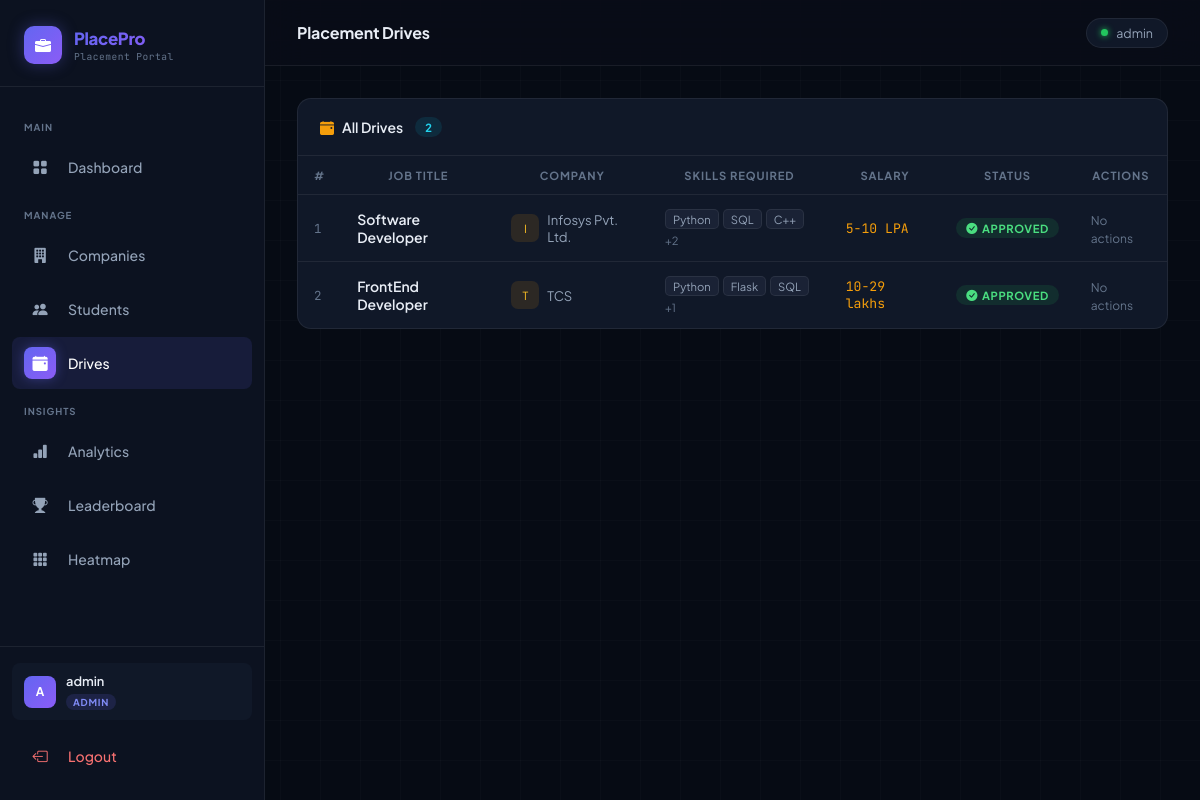
/admin/drives (signed in), run on the app's committed database.
### models.py (models this page shows)
class User(db.Model, UserMixin):
    id = db.Column(db.Integer, primary_key=True)
    username = db.Column(db.String(80), unique=True, nullable=False)
    email = db.Column(db.String(120), unique=True, nullable=False)
    password = db.Column(db.String(200), nullable=False)
    role = db.Column(db.String(20), nullable=False)
    is_active = db.Column(db.Boolean, default=True)
    created_at = db.Column(db.DateTime, default=datetime.utcnow)

class PlacementDrive(db.Model):
    id                   = db.Column(db.Integer, primary_key=True)
    company_id           = db.Column(db.Integer, db.ForeignKey('company.id'), nullable=False)
    job_title            = db.Column(db.String(100), nullable=False)
    job_description      = db.Column(db.Text)
    eligibility_criteria = db.Column(db.Text)
    required_skills      = db.Column(db.String(200))
    experience_required  = db.Column(db.String(100))
    salary_range         = db.Column(db.String(100))
    deadline             = db.Column(db.DateTime)
    status               = db.Column(db.String(20), default='Pending')
    created_at           = db.Column(db.DateTime, default=datetime.utcnow)
    company              = db.relationship('Company', backref='drives')

class Company(db.Model):
    id              = db.Column(db.Integer, primary_key=True)
    user_id         = db.Column(db.Integer, db.ForeignKey('user.id'), nullable=False)
    company_name    = db.Column(db.String(100), nullable=False)
    industry        = db.Column(db.String(100))
    hr_contact      = db.Column(db.String(100))
    website         = db.Column(db.String(200))
    approval_status = db.Column(db.String(20), default='Pending')
    is_blacklisted  = db.Column(db.Boolean, default=False)
    user            = db.relationship('User', backref='company_profile')

### app.py (the view)
@app.route('/admin/drives')
@login_required
@admin_required
def admin_drives():
    return render_template('admin/drives.html', drives=PlacementDrive.query.all())

### app.py (called while the page is built)
@login_manager.user_loader
def load_user(user_id):
    return User.query.get(int(user_id))

def admin_required(f):
    @wraps(f)
    def decorated(*args, **kwargs):
        if not current_user.is_authenticated or current_user.role != 'admin':
            flash('Admin access only.', 'danger')
            return redirect(url_for('login'))
        return f(*args, **kwargs)
    return decorated

### templates/admin/drives.html (shortened to what this page needs)
{% extends 'base.html' %}
{% block page_title %}Placement Drives{% endblock %}
{% block content %}
<div class="card fade-up">
  <div class="card-header">
    <div style="display:flex;align-items:center;gap:8px;">
      <i class="bi bi-calendar-event-fill" style="color:var(--amber);"></i>
      <span>All Drives</span>
      <span class="badge badge-info" style="margin-left:4px;">{{ drives|length }}</span>
    </div>
  </div>
  <div class="table-wrap">
    <table>
      <thead>
        <tr>
          <th>#</th>
          <th>Job Title</th>
          <th>Company</th>
          <th>Skills Required</th>
          <th>Salary</th>
          <th>Status</th>
          <th>Actions</th>
        </tr>
      </thead>
      <tbody>
        {% for d in drives %}
        <tr>
          <td style="color:var(--muted);font-family:'JetBrains Mono',monospace;font-size:0.78rem;">{{ d.id }}</td>
          <td style="font-weight:600;font-size:0.875rem;">{{ d.job_title }}</td>
          <td>
            <div style="display:flex;align-items:center;gap:8px;">
              <div style="width:28px;height:28px;border-radius:7px;background:rgba(245,158,11,0.12);
                        display:grid;place-items:center;font-size:0.7rem;color:#fbbf24;flex-shrink:0;">
                {{ d.company.company_name[0].upper() }}
              </div>
              <span style="font-size:0.82rem;color:var(--muted2);">{{ d.company.company_name }}</span>
            </div>
          </td>
          <td style="max-width:200px;">
            <div style="display:flex;flex-wrap:wrap;gap:4px;">
              {% if d.required_skills %}
              {% for skill in d.required_skills.split(',')[:3] %}
              <span style="background:var(--surface2);border:1px solid var(--border);border-radius:5px;
                         padding:2px 7px;font-size:0.7rem;color:var(--muted2);">{{ skill.strip() }}</span>
              {% endfor %}
              {% if d.required_skills.split(',')|length > 3 %}
              <span style="font-size:0.7rem;color:var(--muted);">+{{ d.required_skills.split(',')|length - 3 }}</span>
              {% endif %}
              {% else %}—{% endif %}
            </div>
          </td>
          <td style="font-family:'JetBrains Mono',monospace;font-size:0.82rem;color:var(--amber);">
            {{ d.salary_range or '—' }}
          </td>
          <td>
            <span class="badge badge-{{ d.status | lower }}">
              {% if d.status == 'Approved' %}<i class="bi bi-check-circle-fill"></i>
              {% elif d.status == 'Rejected' %}<i class="bi bi-x-circle-fill"></i>
              {% elif d.status == 'Closed' %}<i class="bi bi-lock-fill"></i>
              {% else %}<i class="bi bi-clock-fill"></i>{% endif %}
              {{ d.status }}
            </span>
          </td>
          <td>
            {% if d.status == 'Pending' %}
            <div style="display:flex;gap:6px;">
              <a href="{{ url_for('approve_drive', id=d.id) }}" class="btn btn-success btn-xs">
                <i class="bi bi-check-lg"></i> Approve
              </a>
              <a href="{{ url_for('reject_drive', id=d.id) }}" class="btn btn-danger btn-xs">
                <i class="bi bi-x-lg"></i> Reject
              </a>
            </div>
            {% else %}
            <span style="font-size:0.75rem;color:var(--muted);">No actions</span>
            {% endif %}
          </td>
        </tr>
        {% endfor %}
      </tbody>
    </table>
  </div>
</div>
{% endblock %}

### templates/base.html (shortened to what this page needs)
<!DOCTYPE html>
<html lang="en">
<head>
    <link href="https://cdn.jsdelivr.net/npm/bootstrap-icons@1.11.0/font/bootstrap-icons.css" rel="stylesheet">
</head>
<body>
    {% if current_user.is_authenticated %}
    <aside class="sidebar">
        <div class="sidebar-brand">
            <div class="brand-icon"><i class="bi bi-briefcase-fill"></i></div>
            <div>
                <div class="brand-name">PlacePro</div>
                <div class="brand-tag">Placement Portal</div>
            </div>
        </div>
        <nav class="sidebar-nav">
            {% if current_user.role == 'admin' %}
            <div class="nav-section-label">Main</div>
            <a href="{{ url_for('admin_dashboard') }}"
                class="nav-link {% if request.endpoint == 'admin_dashboard' %}active{% endif %}">
                <span class="nav-icon"><i class="bi bi-grid-fill"></i></span> Dashboard
            </a>
            <div class="nav-section-label">Manage</div>
            <a href="{{ url_for('admin_companies') }}"
                class="nav-link {% if request.endpoint == 'admin_companies' %}active{% endif %}">
                <span class="nav-icon"><i class="bi bi-building-fill"></i></span> Companies
            </a>
            <a href="{{ url_for('admin_students') }}"
                class="nav-link {% if request.endpoint == 'admin_students' %}active{% endif %}">
                <span class="nav-icon"><i class="bi bi-people-fill"></i></span> Students
            </a>
            <a href="{{ url_for('admin_drives') }}"
                class="nav-link {% if request.endpoint == 'admin_drives' %}active{% endif %}">
                <span class="nav-icon"><i class="bi bi-calendar-event-fill"></i></span> Drives
            </a>
            <div class="nav-section-label">Insights</div>
            <a href="{{ url_for('admin_charts') }}"
                class="nav-link {% if request.endpoint == 'admin_charts' %}active{% endif %}">
                <span class="nav-icon"><i class="bi bi-bar-chart-fill"></i></span> Analytics
            </a>
            <a href="{{ url_for('admin_leaderboard') }}"
                class="nav-link {% if request.endpoint == 'admin_leaderboard' %}active{% endif %}">
                <span class="nav-icon"><i class="bi bi-trophy-fill"></i></span> Leaderboard
            </a>
            <a href="{{ url_for('admin_heatmap') }}"
                class="nav-link {% if request.endpoint == 'admin_heatmap' %}active{% endif %}">
                <span class="nav-icon"><i class="bi bi-grid-3x3-gap-fill"></i></span> Heatmap
            </a>
            {% endif %}
        </nav>
        <div class="sidebar-footer">
            <div class="user-pill" style="margin-bottom:10px;">
                <div class="user-avatar">{{ current_user.username[0].upper() }}</div>
                <div>
                    <div class="user-name">{{ current_user.username }}</div>
                    <span class="role-tag {{ current_user.role }}">{{ current_user.role }}</span>
                </div>
            </div>
            <a href="{{ url_for('logout') }}" class="nav-link danger">
                <span class="nav-icon"><i class="bi bi-box-arrow-left"></i></span> Logout
            </a>
        </div>
    </aside>
    <div class="topbar">
        <div class="page-title">{% block page_title %}{% endblock %}</div>
        <div class="topbar-actions">
            <div class="topbar-chip">
                <div class="online-dot"></div>
                <span style="font-size:0.78rem; color:var(--muted2);">{{ current_user.username }}</span>
            </div>
        </div>
    </div>
    <main class="main-content">
        <div class="page-body">
            {% else %}
            <div class="auth-wrap">
                {% endif %}
                {% block content %}{% endblock %}
                {% if current_user.is_authenticated %}
            </div>
    </main>
    {% else %}
    </div>
    {% endif %}
</body>
</html>

### data on the page
User: username "A", username "admin", role "ADMIN"
PlacementDrive: id "1", job_title "Software Developer", company "I", company.company_name "Infosys Pvt. Ltd.", strip "Python" "SQL" "C++", required_skills.split|length "2", salary_range "5-10 LPA", status "APPROVED", shows "No actions"
PlacementDrive: id "2", job_title "FrontEnd Developer", company "T", company.company_name "TCS", strip "Python" "Flask" "SQL", required_skills.split|length "1", salary_range "10-29 lakhs", status "APPROVED", shows "No actions"

### other printed values
{{ drives|length }} "2"
